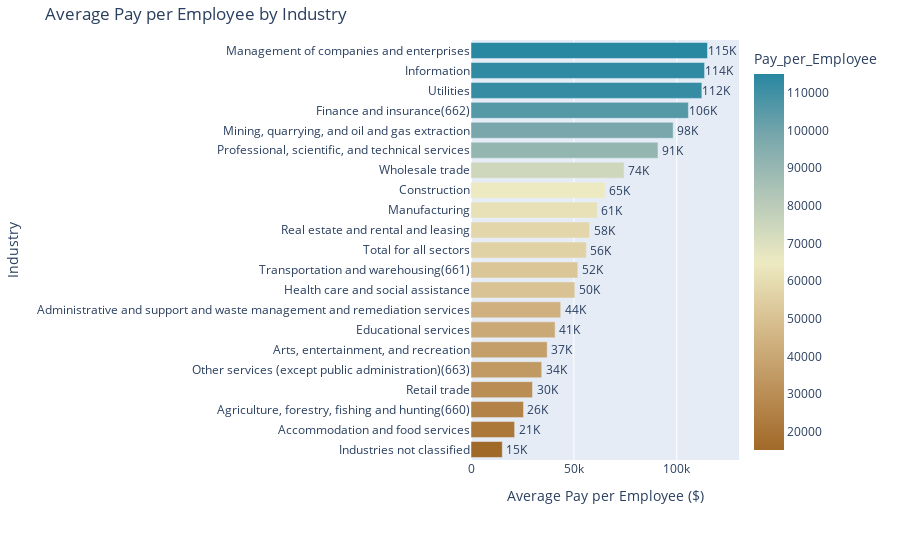

Write notebook code for a chart like this one.
### Markdown cell above
# Pay Per Employee
Amount averaged per employee

### Code cell
working_df['Pay_per_Employee'] = working_df['PAYANN'] / working_df['EMP']
grouped = working_df.groupby('NAICS2017_LABEL').mean()['Pay_per_Employee']
new_df = pd.DataFrame(grouped)
new_df = new_df.sort_values(by='Pay_per_Employee', ascending=False)
new_df['Pay_per_Employee'] *= 1000

fig = px.bar(new_df,
             x='Pay_per_Employee',
             y=new_df.index,
             orientation='h',
             title='Average Pay per Employee by Industry',
             color='Pay_per_Employee',
             color_continuous_scale='Earth')
fig.update_layout(xaxis_title='Average Pay per Employee ($)',
                  yaxis_title='Industry',
                  yaxis_categoryorder='total ascending',
                  margin=dict(l=100, r=100, t=40, b=100))
fig.update_coloraxes(colorbar=dict(tickformat=".0f"))
fig.update_traces(hovertemplate='<b>%{y}</b><br>Average Pay per Employee: $%{x:,.0f}K')
for i, row in enumerate(new_df.itertuples()):
    fig.add_annotation(x=row.Pay_per_Employee,
                       y=row.Index,
                       text=f'{row.Pay_per_Employee/1000:,.0f}K',
                       showarrow=False,
                       xshift=15)
    
fig.show()

### Figure 1 — Plotly figure (JSON) as saved in the notebook; plotly's stock layout.template omitted (floating-point values rounded to 4 significant figures)
{"data": [{"alignmentgroup": "True", "hovertemplate": "<b>%{y}</b><br>Average Pay per Employee: $%{x:,.0f}K", "legendgroup": "", "marker": {"color": [114900.0, 113500.0, 112200.0, 105700.0, 98250.0, 90870.0, 74410.0, 65210.0, 61350.0, 57610.0, 56070.0, 51910.0, 50440.0, 43600.0, 40870.0, 37020.0, 34370.0, 29890.0, 25510.0, 21200.0, 15200.0], "coloraxis": "coloraxis", "pattern": {"shape": ""}}, "name": "", "offsetgroup": "", "orientation": "h", "showlegend": false, "textposition": "auto", "type": "bar", "x": [114900.0, 113500.0, 112200.0, 105700.0, 98250.0, 90870.0, 74410.0, 65210.0, 61350.0, 57610.0, 56070.0, 51910.0, 50440.0, 43600.0, 40870.0, 37020.0, 34370.0, 29890.0, 25510.0, 21200.0, 15200.0], "xaxis": "x", "y": ["Management of companies and enterprises", "Information", "Utilities", "Finance and insurance(662)", "Mining, quarrying, and oil and gas extraction", "Professional, scientific, and technical services", "Wholesale trade", "Construction", "Manufacturing", "Real estate and rental and leasing", "Total for all sectors", "Transportation and warehousing(661)", "Health care and social assistance", "Administrative and support and waste management and remediation services", "Educational services", "Arts, entertainment, and recreation", "Other services (except public administration)(663)", "Retail trade", "Agriculture, forestry, fishing and hunting(660)", "Accommodation and food services", "Industries not classified"], "yaxis": "y"}], "layout": {"annotations": [{"showarrow": false, "text": "115K", "x": 114900.0, "xshift": 15, "y": "Management of companies and enterprises"}, {"showarrow": false, "text": "114K", "x": 113500.0, "xshift": 15, "y": "Information"}, {"showarrow": false, "text": "112K", "x": 112200.0, "xshift": 15, "y": "Utilities"}, {"showarrow": false, "text": "106K", "x": 105700.0, "xshift": 15, "y": "Finance and insurance(662)"}, {"showarrow": false, "text": "98K", "x": 98250.0, "xshift": 15, "y": "Mining, quarrying, and oil and gas extraction"}, {"showarrow": false, "text": "91K", "x": 90870.0, "xshift": 15, "y": "Professional, scientific, and technical services"}, {"showarrow": false, "text": "74K", "x": 74410.0, "xshift": 15, "y": "Wholesale trade"}, {"showarrow": false, "text": "65K", "x": 65210.0, "xshift": 15, "y": "Construction"}, {"showarrow": false, "text": "61K", "x": 61350.0, "xshift": 15, "y": "Manufacturing"}, {"showarrow": false, "text": "58K", "x": 57610.0, "xshift": 15, "y": "Real estate and rental and leasing"}, {"showarrow": false, "text": "56K", "x": 56070.0, "xshift": 15, "y": "Total for all sectors"}, {"showarrow": false, "text": "52K", "x": 51910.0, "xshift": 15, "y": "Transportation and warehousing(661)"}, {"showarrow": false, "text": "50K", "x": 50440.0, "xshift": 15, "y": "Health care and social assistance"}, {"showarrow": false, "text": "44K", "x": 43600.0, "xshift": 15, "y": "Administrative and support and waste management and remediation services"}, {"showarrow": false, "text": "41K", "x": 40870.0, "xshift": 15, "y": "Educational services"}, {"showarrow": false, "text": "37K", "x": 37020.0, "xshift": 15, "y": "Arts, entertainment, and recreation"}, {"showarrow": false, "text": "34K", "x": 34370.0, "xshift": 15, "y": "Other services (except public administration)(663)"}, {"showarrow": false, "text": "30K", "x": 29890.0, "xshift": 15, "y": "Retail trade"}, {"showarrow": false, "text": "26K", "x": 25510.0, "xshift": 15, "y": "Agriculture, forestry, fishing and hunting(660)"}, {"showarrow": false, "text": "21K", "x": 21200.0, "xshift": 15, "y": "Accommodation and food services"}, {"showarrow": false, "text": "15K", "x": 15200.0, "xshift": 15, "y": "Industries not classified"}], "barmode": "relative", "coloraxis": {"colorbar": {"tickformat": ".0f", "title": {"text": "Pay_per_Employee"}}, "colorscale": [[0, "rgb(161, 105, 40)"], [0.1667, "rgb(189, 146, 90)"], [0.3333, "rgb(214, 189, 141)"], [0.5, "rgb(237, 234, 194)"], [0.6667, "rgb(181, 200, 184)"], [0.8333, "rgb(121, 167, 172)"], [1, "rgb(40, 135, 161)"]]}, "legend": {"tracegroupgap": 0}, "margin": {"b": 100, "l": 100, "r": 100, "t": 40}, "title": {"text": "Average Pay per Employee by Industry"}, "xaxis": {"anchor": "y", "domain": [0, 1], "title": {"text": "Average Pay per Employee ($)"}}, "yaxis": {"anchor": "x", "categoryorder": "total ascending", "domain": [0, 1], "title": {"text": "Industry"}}}}
